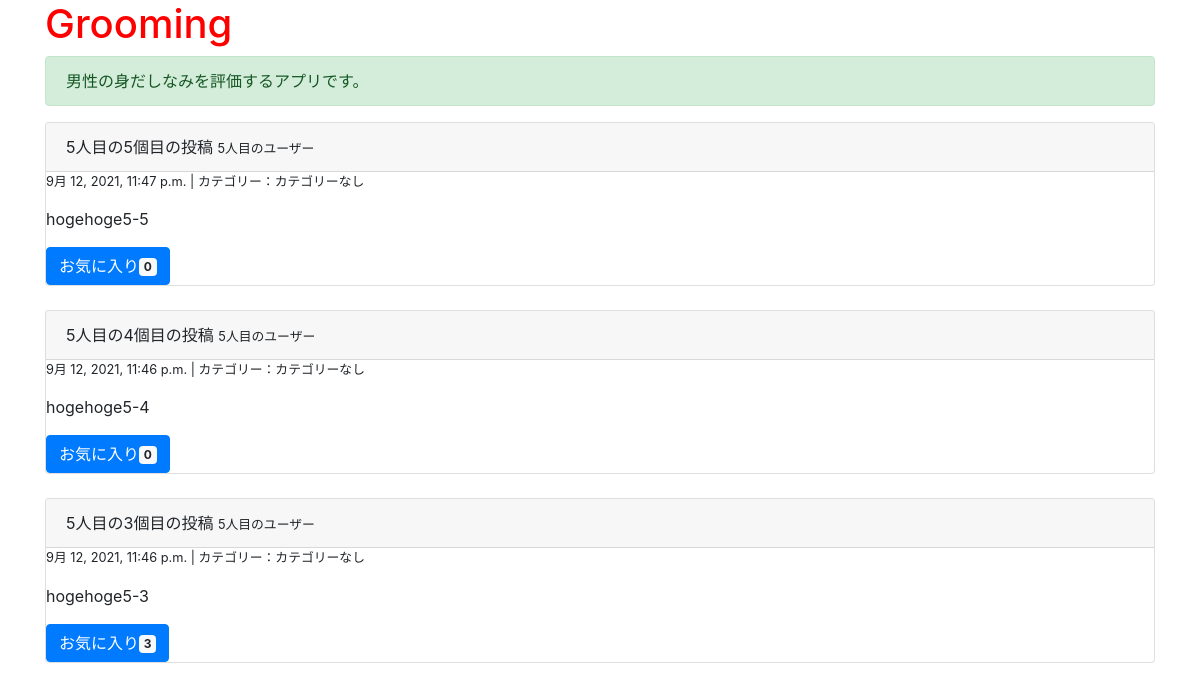
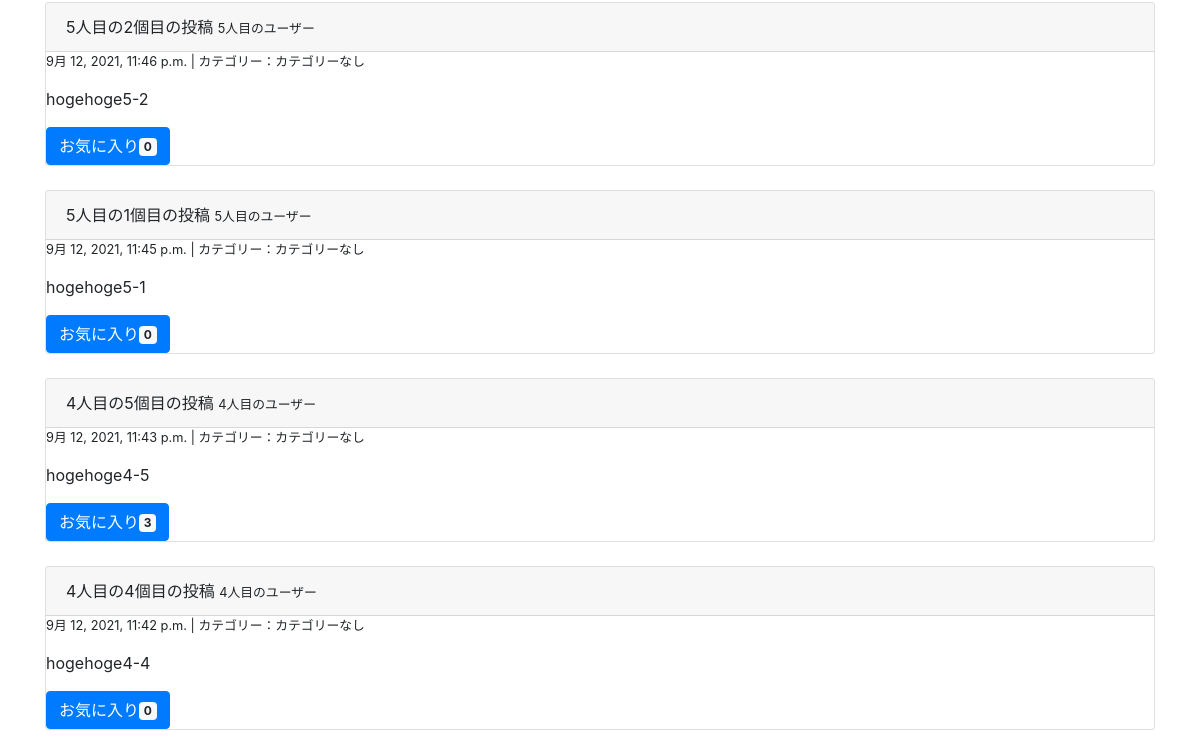
The app's page / (upper part), older data (2 pictures, top to bottom).
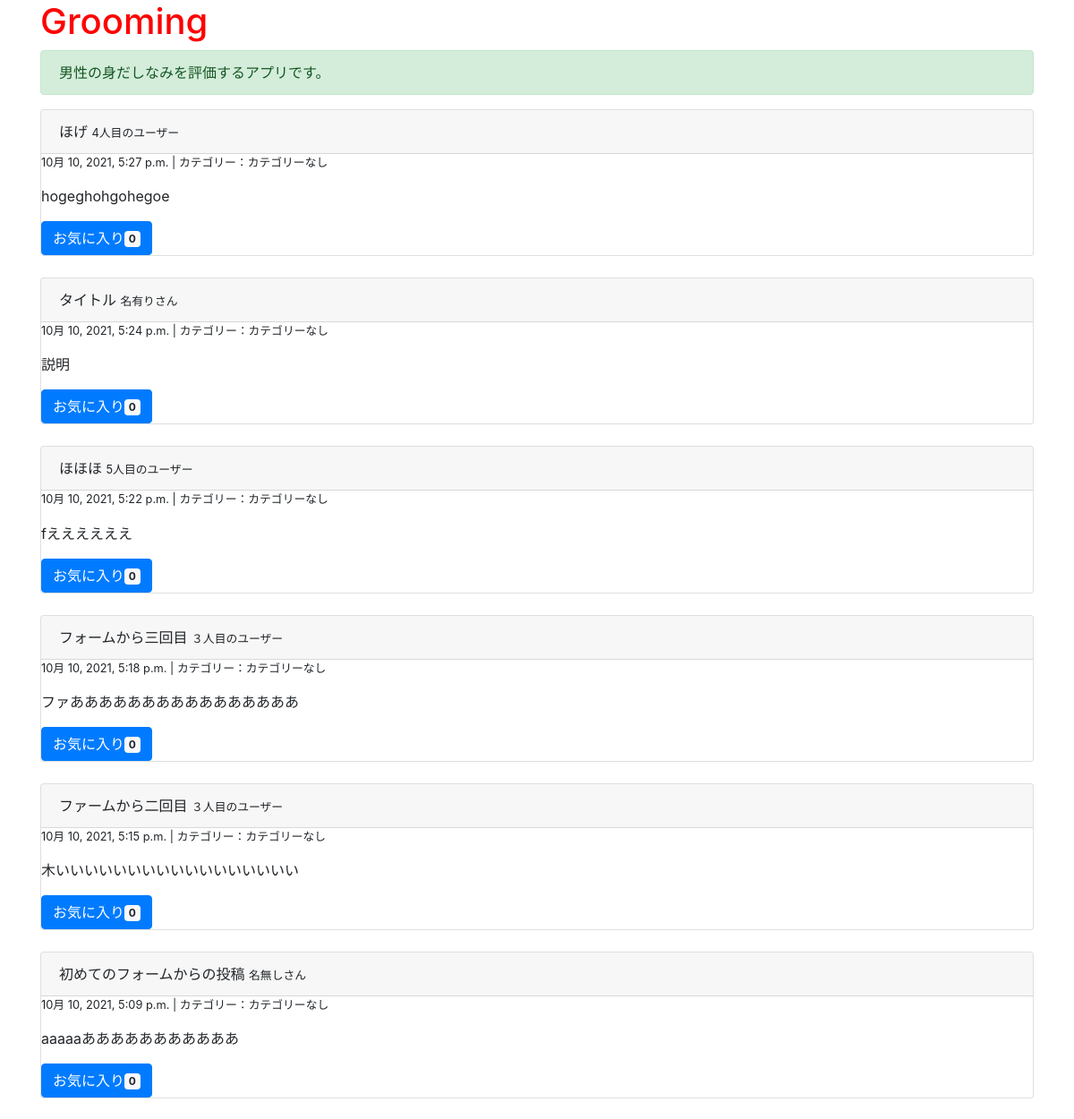
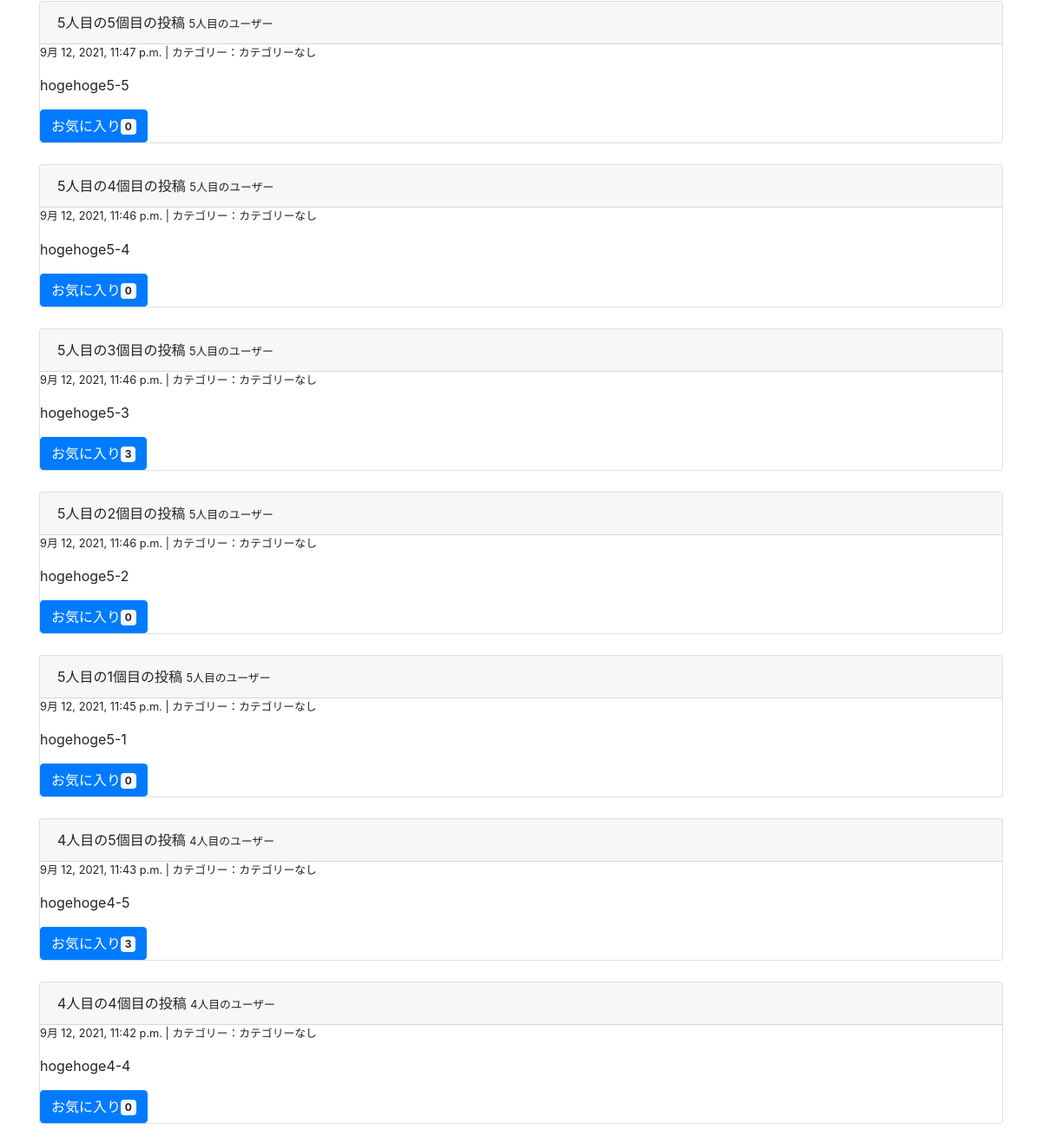
The same page, newer data (2 pictures, top to bottom).
### groomings/models.py (models this page shows, shortened)
class Date(models.Model):
    created_at = models.DateTimeField(default=now)
    class Meta:
        abstract = True

class Post(Date):
    title = models.CharField(max_length=30, null=True, blank=True)
    text = models.TextField(null=True, blank=True)
    user = models.ForeignKey(
        'User', on_delete=models.CASCADE, related_name="user_post"
    )
    favorite = models.ManyToManyField(User, related_name="user_favo_post")
    category = models.CharField(max_length=15, default='カテゴリーなし')
    class Meta:
        db_table = 'post'

class User(models.Model):
    name = models.CharField(max_length=10)
    email = models.CharField(max_length=100)
    password = models.CharField(max_length=50)
    point = models.IntegerField(default=0)
    class Meta:
        db_table = 'user'

### groomings/views.py (the view)
# urls.py: path(r'', views.top, name = 'top'),
def top(request):
    posts = Post.objects.order_by('-created_at')
    return render(request, 'groomings/top.html', context={"posts": posts})

### groomings/templatetags/tag_event.py (called while the page is built)
@register.filter(name="count_favo")
def count_favo(post):
    return post.favorite.all().count()

### groomings/templates/groomings/top.html (shortened to what this page needs)
{% extends "groomings/base.html" %}
{% load tag_event %}
{% block content %}
  <h1>Grooming</h1>
  <p class= "alert alert-success">男性の身だしなみを評価するアプリです。</p>
  {% for post in posts %}
    <div class="post card">
      <div class="card-header">
        {{ post.title }}
        <small>{{ post.user.name }}</small>
      </div>
      <div class="body">
        <p class="small">{{ post.created_at }} | カテゴリー：{{ post.category }}</p>
        <p>{{ post.text }}</p>
        <button class="btn btn-primary">お気に入り<span class="badge badge-light">{{ post | count_favo }}</span></button>
      </div>
    </div>
    <br>
  {% endfor %}
{% endblock %}

Row changes from the older to the newer data that the page shows:
added Post: title "ほげ", user.name "4人目のユーザー", created_at "10月 10, 2021, 5:27 p.m.", category "カテゴリーなし", text "hogeghohgohegoe", id "0"
added Post: title "タイトル", user.name "名有りさん", created_at "10月 10, 2021, 5:24 p.m.", category "カテゴリーなし", text "説明", id "0"
added Post: title "ほほほ", user.name "5人目のユーザー", created_at "10月 10, 2021, 5:22 p.m.", category "カテゴリーなし", text "fええええええ", id "0"
added Post: title "フォームから三回目", user.name "３人目のユーザー", created_at "10月 10, 2021, 5:18 p.m.", category "カテゴリーなし", text "ファああああああああああああああああ", id "0"
added Post: title "ファームから二回目", user.name "３人目のユーザー", created_at "10月 10, 2021, 5:15 p.m.", category "カテゴリーなし", text "木いいいいいいいいいいいいいいいいい", id "0"
added Post: title "初めてのフォームからの投稿", user.name "名無しさん", created_at "10月 10, 2021, 5:09 p.m.", category "カテゴリーなし", text "aaaaaあああああああああああ", id "0"
